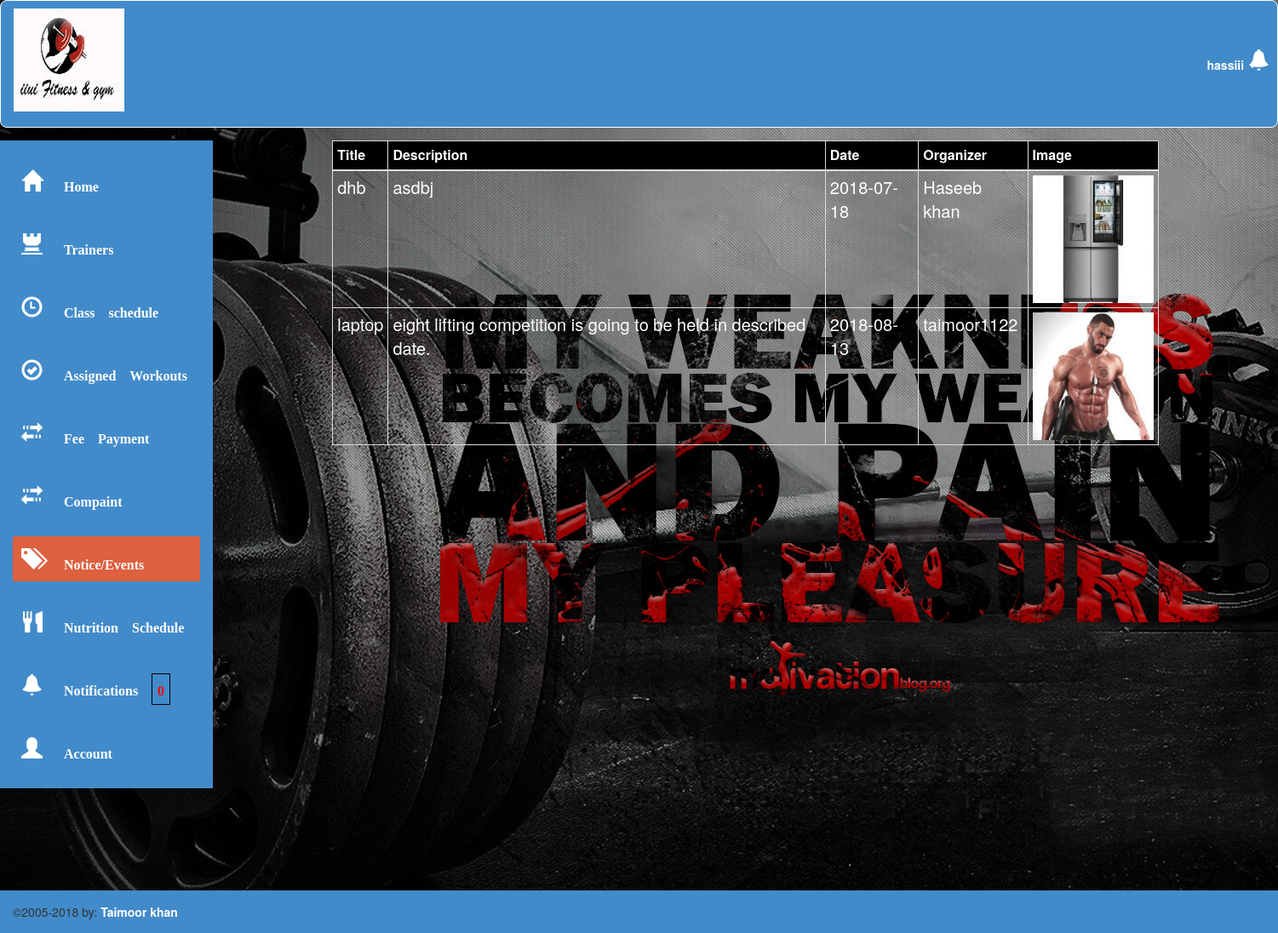
/stamina/FYP/Registerations/welcomeuser.php?EEE (signed in), run on the app's committed database.
### tables this page shows
CREATE TABLE IF NOT EXISTS `events` (
`id` int(10) NOT NULL,
  `title` text NOT NULL,
  `decrip` text NOT NULL,
  `dati` text NOT NULL,
  `organizer` text NOT NULL,
  `img` text NOT NULL
);

### stamina/FYP/Registerations/EventsU.php (the view)
<div style="height: 600px ;font-size: 20px;background-position: right bottom;">
<table class="table  table-bordered table-responsive table-condensed">
	<thead style="background-color: black;color: white">
		<tr>
			<th class="a" >Title</th>
			<th class="a" >Description</th>
			<th class="a" >Date</th>
			<th class="a" >Organizer</th>
			<th class="a" >Image</th>
		</tr>
	</thead>
	<tbody>
		<?php
		require 'db.php';
$query="SELECT * from events";
$run=mysqli_query($con,$query);
while ($row=mysqli_fetch_assoc($run)) {
	$imagee=$row['img'];
		?>
		<tr>
		<td><?php echo $row['title'];?></td>
		<td><?php echo $row['decrip'];?></td>
		<td><?php echo $row['dati'];?></td>
		<td><?php echo $row['organizer'];?></td><td>
	<?php  echo 	'<img style="width:150px;height:150px" class="img-responsive" src="uploads/'.$imagee.'" />';
						?>
					</td>
</tr>
<?php } ?>
	</tbody>
</table>
</div>

### stamina/FYP/Registerations/welcomeuser.php (shortened to what this page needs)
<?php
$total=0;
if (isset($_SESSION['username']) ){
?>
<!DOCTYPE html>
<html>
<head>
	<link rel="stylesheet" type="text/css" href="../css/bootstrap.min.css">
</head>
<body>
<div class="container-fluid">
	<div class="row" >
		<div class="col-md-12" id="myy">
	<span style="position: absolute;" >
		        <a style="color:white;right: 1100px" class="dropdown-toggle" data-toggle="dropdown" href="#">
		        	<span style="color: white;font-size: 25px;left: 1450px;" class="glyphicon glyphicon-bell"><sup></sup></span>
        </a>
        <ul style="left: 990px;top: 90px" class="dropdown-menu">
<?php
require_once 'db.php';
	?>
        </ul></span>
		<img style="padding-top: 9px;float: left;width: 130px;height: 130px" src="../images/logo.JPG"></span>
	<b style="float: right;color: white;margin-right: 10px;" >
		<?php
 $ui= $_SESSION['username'];
 $yahoo="SELECT img from users where uname='$ui'";
 $lii=mysqli_query($con,$yahoo);
$gotimg=mysqli_fetch_assoc($lii);
$profileimg=$gotimg['img'];
echo ' <span>
	<li style="list-style:none;" class="dropdown">
	<img class="img-circle" style="height:40px;width:40px;" src="uploads/'.$profileimg.'">
        <a style="color:white" class="dropdown-toggle" data-toggle="dropdown" href="#">'.$ui.'
        <span class="caret"></span></a>
        <ul class="dropdown-menu">
          <li><a href="#"><a href="logout.php">Logout</a></li>
          <li><a href="#"><a href="#">profile</a></a></li>
        </ul>
      </li></span>';
		?>
	</b>
</div></div>
<div  class="row"><div class="col-md-2 col-sm-12 col-xs-12 left_nav">
		<ul class="nav nav-pills nav-stacked">
			<li class=""><span style="color: white;font-size: 25px" class="glyphicon glyphicon-home "> <a style="text-decoration:none " href="../../index.php">Home</a></li></span>
			<li class="<?php echo (isset($_GET['at']))?'active':'';?>"><span style="color: white;font-size: 25px;" class="glyphicon glyphicon-tower "> <a style="text-decoration:none " href="welcomeuser.php?at">Trainers</a></span></li>
			<li class="<?php echo (isset($_GET['c']))?'active':'';?>"><span style="color: white;font-size: 25px;" class="glyphicon glyphicon-time "> <a style="text-decoration:none " href="welcomeuser.php?c">Class schedule</a></span></li>
			<li class="<?php echo (isset($_GET['sho']))?'active':'';?>"><span style="color: white;font-size: 25px" class="glyphicon glyphicon-ok-circle "> <a style="text-decoration:none " href="welcomeuser.php?sho"> Assigned Workouts</a></li>
			<li class="<?php echo (isset($_GET['fee']))?'active':'';?>"> <span style="color: white;font-size: 25px" class="glyphicon glyphicon-transfer"> <a style="text-decoration:none " href="welcomeuser.php?fee">Fee Payment</a></span></li>
			<li class="<?php echo (isset($_GET['comp']))?'active':'';?>"> <span style="color: white;font-size: 25px;"  class="glyphicon glyphicon-transfer"> <a style="text-decoration:none " href="welcomeuser.php?comp">Compaint</a></span></li>
			<li class="<?php echo (isset($_GET['EEE']))?'active':'';?>"><span style="color: white;font-size: 25px;" class="glyphicon glyphicon-tags"> <a href="welcomeuser.php?EEE"> Notice/Events</a></span></li>
			<li class="<?php echo (isset($_GET['an']))?'active':'';?>"><span style="color: white;font-size: 25px" class="glyphicon glyphicon-cutlery"> <a style="text-decoration:none " href="welcomeuser.php?an">Nutrition Schedule</a></span></li>
			<li class="<?php echo (isset($_GET['sn']))?'active':'';?>"><span style="color: white;font-size: 25px"; class="glyphicon glyphicon-bell"> <a style="text-decoration:none " href="welcomeuser.php?sn">Notifications <span style="color: red;border:1px solid black"><?php echo $total ?></span></a></span></li>
			<li class="<?php echo (isset($_GET['p']))?'active':'';?>"><span style="color: white;font-size: 25px" class="glyphicon glyphicon-user"> <a  style="text-decoration:none "href="welcomeuser.php?p">Account</a></span></li>
		</ul>
</div>
<div class="col-md-1"></div>
<div   class="col-md-8 col-sm-12 col-xs-12 right_cont">
<?php
if (isset($_GET['at'])) {
	include '../user/alltrainers.php';
}
else if (isset($_GET['an'])) {
	include '../user/nutrition.php';
}
else if (isset($_GET['sho'])) {
	include '../user/showWO.php';
}
else if (isset($_GET['p'])) {
	include '../user/profile.php';
}
else if (isset($_GET['c'])) {
	include '../user/classS.php';
}
else if (isset($_GET['sn'])) {
	include '../Notification/showN.php';
}
else if (isset($_GET['EEE'])) {
	include 'EventsU.php';
}
?>
	</div>
</div>
</div>
<br><br><br><br><br><br>
<?php include 'footer.php'?>
</body>
</html>
<?php
}else{
	header("location:userlogin.php");
}
?>

### stamina/FYP/Registerations/footer.php
<div class="col-md-12" style="background-color: #428bca;height: 50px;line-height: 50px;" >
			&copy2005-2018 by: <span style="color: white"><strong>Taimoor khan</strong></span>
		</div>

### stamina/FYP/Registerations/welcomeuser.php (style rules this page uses)
* { margin: 0; padding: 0; }
body { background-image: url(../images/logi.jpg); }
.nav-stacked>li { margin: 21px 0px; }
.nav-stacked>li.active { background-color: #ff5722d1; }
.nav-stacked>li.active a { color: white; }
.nav-stacked>li { padding: 6px 4px; }
.nav-stacked>li span { padding: 8px 6px; }
.nav-stacked>li span a { font-size: 16px; font-weight: bold; color: white; }
.left_nav { background: #428bca; }
.table.table-bordered tbody tr:nth-of-type(odd) { background-color: inherit !important; }
.right_cont table th { font-weight: bold; font-size: 16px; }
.right_cont table td, .right_cont table th, .right_cont h3, .right_cont table td a { color: white; }
#myy { margin-top:0; margin-bottom: 15px; border-radius: 8px; width: 100%; height: 150px; background-color: #428bca; border: 1px solid white; line-height: 150px; }

### data on the page
events: title "dhb", decrip "asdbj", dati "2018-07-18", organizer "Haseeb khan", img (picture)
events: title "laptop", decrip "eight lifting competition is going to be held in described date.", dati "2018-08-13", organizer "taimoor1122", img (picture)

### other printed values
$ui "hassiii"
$total "0"
